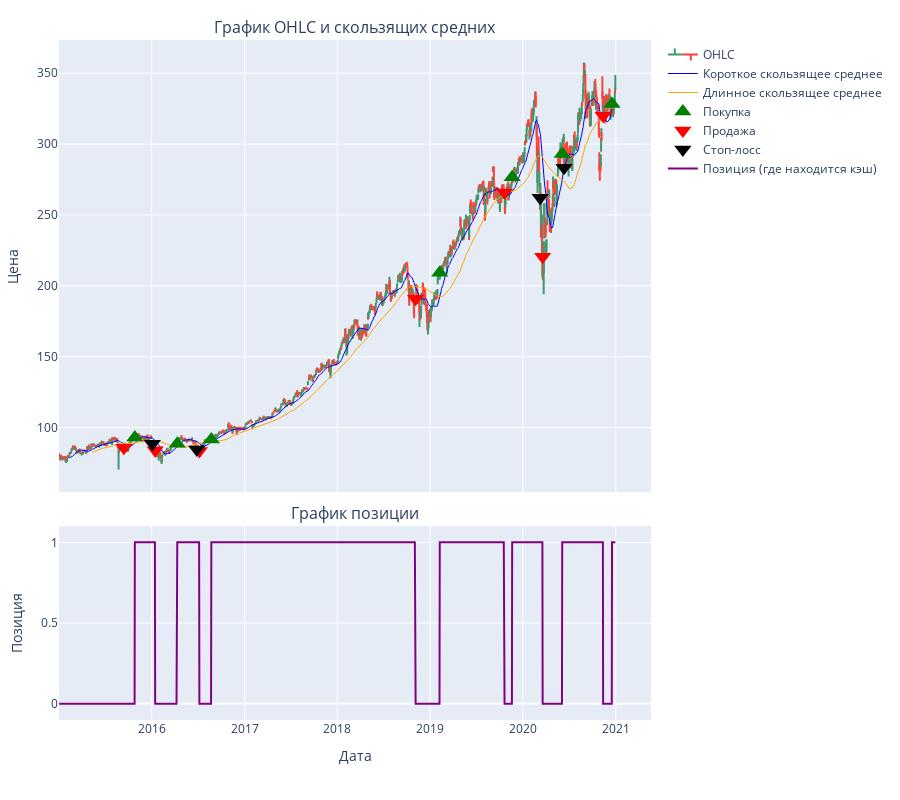

Notebook source saved alongside this figure:
### Markdown cell above
#### Осталось подписать оси

### Code cell
fig.update_yaxes(title_text="Цена", row=1, col=1)
fig.update_yaxes(title_text="Позиция", range=[-0.1, 1.1], row=2, col=1)
fig.update_xaxes(title_text="Дата", row=2, col=1)

fig.show()

### Figure 1 — Plotly figure (JSON) as saved in the notebook; plotly's stock layout.template omitted (floating-point values rounded to 4 significant figures; data arrays with more than 128 entries replaced by an {"elided": "..."} marker saying what was removed)
{"data": [{"close": {"elided": "1510 float values"}, "high": {"elided": "1510 float values"}, "low": {"elided": "1510 float values"}, "name": "OHLC", "open": {"elided": "1510 float values"}, "type": "ohlc", "x": {"elided": "1510 str values"}, "xaxis": "x", "yaxis": "y"}, {"line": {"color": "blue", "width": 1}, "mode": "lines", "name": "Короткое скользящее среднее", "type": "scatter", "x": {"elided": "1510 str values"}, "xaxis": "x", "y": {"elided": "1510 float values"}, "yaxis": "y"}, {"line": {"color": "orange", "width": 1}, "mode": "lines", "name": "Длинное скользящее среднее", "type": "scatter", "x": {"elided": "1510 str values"}, "xaxis": "x", "y": {"elided": "1510 float values"}, "yaxis": "y"}, {"marker": {"color": "green", "size": 15, "symbol": "triangle-up"}, "mode": "markers", "name": "Покупка", "type": "scatter", "x": ["2015-10-27T00:00:00", "2016-04-11T00:00:00", "2016-08-23T00:00:00", "2019-02-08T00:00:00", "2019-11-20T00:00:00", "2020-06-04T00:00:00", "2020-12-17T00:00:00"], "xaxis": "x", "y": [92.94, 88.61, 91.48, 209.2, 276.7, 293.0, 328.4], "yaxis": "y"}, {"marker": {"color": "red", "size": 15, "symbol": "triangle-down"}, "mode": "markers", "name": "Продажа", "type": "scatter", "x": ["2015-09-14T00:00:00", "2016-01-15T00:00:00", "2016-07-07T00:00:00", "2018-11-05T00:00:00", "2019-10-21T00:00:00", "2020-03-19T00:00:00", "2020-11-12T00:00:00"], "xaxis": "x", "y": [85.72, 83.93, 83.42, 190.9, 265.9, 220.5, 320.0], "yaxis": "y"}, {"marker": {"color": "black", "size": 15, "symbol": "triangle-down"}, "mode": "markers", "name": "Стоп-лосс", "type": "scatter", "x": ["2016-01-04T00:00:00", "2016-06-27T00:00:00", "2020-03-09T00:00:00", "2020-06-11T00:00:00"], "xaxis": "x", "y": [88.56, 84.44, 262.1, 283.4], "yaxis": "y"}, {"line": {"color": "purple", "width": 2}, "mode": "lines", "name": "Позиция (где находится кэш)", "type": "scatter", "x": {"elided": "1510 str values"}, "xaxis": "x2", "y": {"elided": "1510 int values"}, "yaxis": "y2"}], "layout": {"annotations": [{"font": {"size": 16}, "showarrow": false, "text": "График OHLC и скользящих средних", "x": 0.5, "xanchor": "center", "xref": "paper", "y": 1.0, "yanchor": "bottom", "yref": "paper"}, {"font": {"size": 16}, "showarrow": false, "text": "График позиции", "x": 0.5, "xanchor": "center", "xref": "paper", "y": 0.285, "yanchor": "bottom", "yref": "paper"}], "height": 800, "margin": {"b": 80, "l": 50, "r": 50, "t": 40}, "showlegend": true, "xaxis": {"anchor": "y", "domain": [0, 1], "matches": "x2", "rangeslider": {"visible": false}, "showticklabels": false}, "xaxis2": {"anchor": "y2", "domain": [0, 1], "rangeselector": {"xanchor": "left", "yanchor": "top"}, "title": {"text": "Дата"}}, "yaxis": {"anchor": "x", "domain": [0.335, 1.0], "title": {"text": "Цена"}}, "yaxis2": {"anchor": "x2", "domain": [0, 0.285], "range": [-0.1, 1.1], "title": {"text": "Позиция"}}}}
